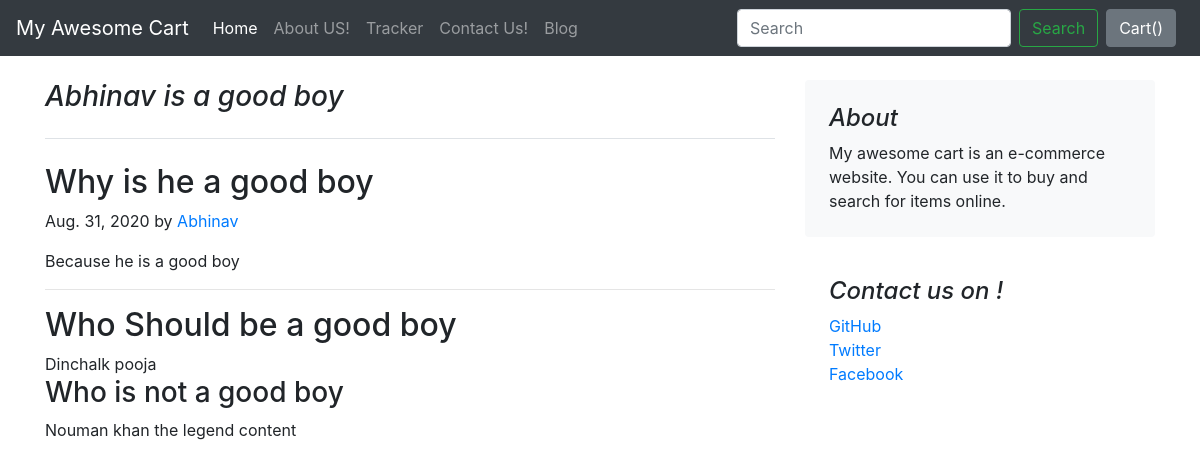
The page /blog/blogpost/1 on the database its author committed.
### blog/models.py (models this page shows)
class Blogpost(models.Model):
    post_id=models.AutoField(primary_key=True)
    title=models.CharField(max_length=50)
    head0=models.CharField(max_length=50)
    chead0=models.CharField(max_length=5000)
    head1=models.CharField(max_length=300)
    chead1=models.CharField(max_length=3000)
    head2=models.CharField(max_length=50)
    chead2=models.CharField(max_length=3000)
    pub_date=models.DateField()
    thumbnail=models.ImageField(upload_to="blog/images",default="")
    def __str__(self):
        return  self.title

### blog/views.py (the view)
# urls.py: path('blogpost/<int:id>', views.blogpost,name="blogPost"),
def blogpost(request,id):
    blog=Blogpost.objects.filter(post_id=id)[0]
    print(blog)
    return render(request,'blog/blogpost.html',{'post':blog})

### blog/templates/blog/blogpost.html (shortened to what this page needs)
{% extends 'blog/basic.html' %}
{% block body %}
<div class="container mt-3">
<div class="row mt-4">
    <div class="col-md-8 blog-main">
      <h3 class="pb-4 mb-4 font-italic border-bottom">
        {{post.title}}
      </h3>
      <div class="blog-post">
        <h2 class="blog-post-title my-2">{{post.head0}}</h2>
         <p class="blog-post-meta">{{post.pub_date}} by <a href="#">Abhinav</a></p>
        {{post.chead0}}
        <hr>
          <h2 class="my-2">{{post.head1}}</h2>
        {{post.chead1}}
          <h3 class="my-10">{{post.head2}}</h3>
         {{post.chead2}}
          content </div>
    </div>
    <aside class="col-md-4 blog-sidebar">
      <div class="p-4 mb-3 bg-light rounded">
        <h4 class="font-italic">About</h4>
        <p class="mb-0">My awesome cart is an e-commerce website. You can use it to buy and search for items
        online. </p>
      </div>
      <div class="p-4">
        <h4 class="font-italic">Contact us on !</h4>
        <ol class="list-unstyled">
          <li><a href="#">GitHub</a></li>
          <li><a href="#">Twitter</a></li>
          <li><a href="#">Facebook</a></li>
        </ol>
      </div>
    </aside>
</div>
  </div>
{% endblock %}

### rows shown on the page
Blogpost: title "Abhinav is a good boy", head0 "Why is he a good boy", pub_date "Aug. 31, 2020", chead0 "Because he is a good boy", head1 "Who Should be a good boy", chead1 "Dinchalk pooja", head2 "Who is not a good boy", chead2 "Nouman khan the legend"
